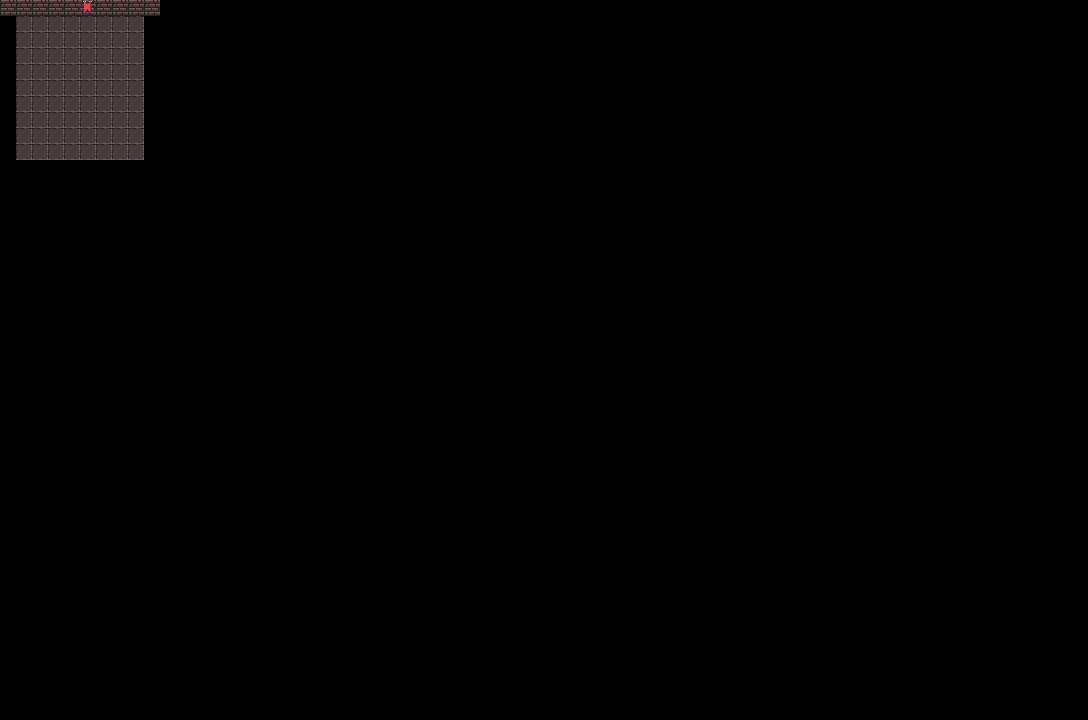

A level layout from a 2D game, rendered from its tile map. Below: a short description, then the map file with tile-grid data replaced by summaries:
An orthogonal 68x45 tile map with 16x16 px tiles, 2 tile layers (Ground, Walls).

<map version="1.10" tiledversion="1.10.0" orientation="orthogonal" renderorder="right-down" width="68" height="45" tilewidth="16" tileheight="16" infinite="0" nextlayerid="3" nextobjectid="1">
 <tileset firstgid="1" name="dungeon" tilewidth="16" tileheight="16" tilecount="1024" columns="32">
  <image source="dungeon.png" width="512" height="512" />
 </tileset>
 <layer id="1" name="Ground" width="68" height="45">
  <data>[3060 cells, 0 non-empty, 0 distinct tile ids]</data>
 </layer>
 <layer id="2" name="Walls" width="68" height="45">
  <data>[3060 cells, 82 non-empty, 3 distinct tile ids]</data>
 </layer>
</map>
